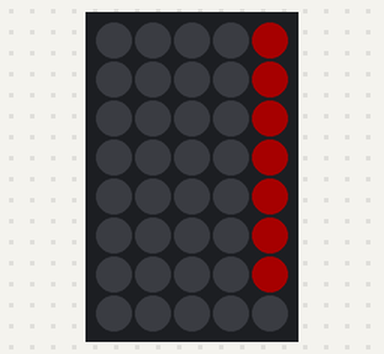
Bench run of a sketch on a simulated Arduino Uno, built with avr-gcc and run on an emulated ATmega328P. Shown: 5×8 RGB LED matrix (first LED top left, wired row by row). Dim RGB values are drawn brighter than linear.

Above: at 0.17 s.
At 1.88 s:
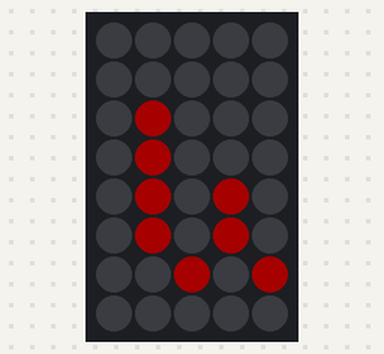
At 3.9 s:
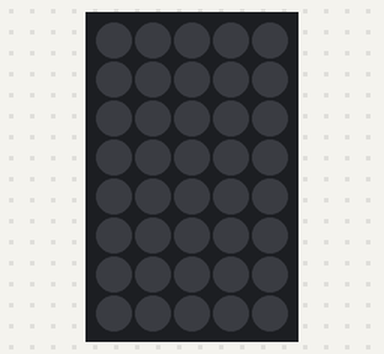
At 6.58 s:
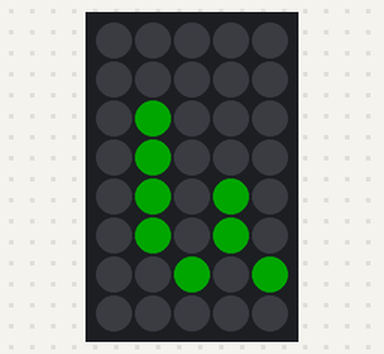
At 9.58 s:
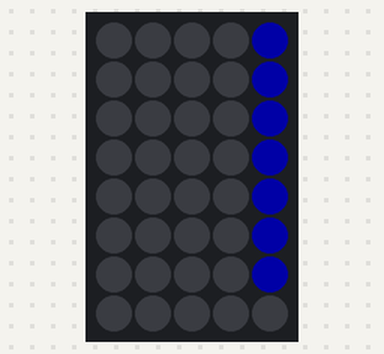
At 15.08 s:
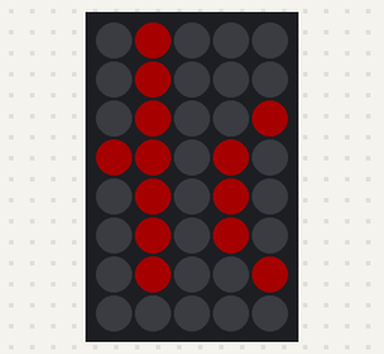

Measured:
- by itself, everything shown: repeats every 14.1 s, in 102 steps
- what the display in image 2 shows lasts 0.9 s, from 3.9 s to 4.8 s

The sketch:

matrixtest.ino
```cpp
// Adafruit_NeoMatrix example for single NeoPixel Shield.
// Scrolls 'Howdy' across the matrix in a portrait (vertical) orientation.

#include <Adafruit_GFX.h>
#include <Adafruit_NeoMatrix.h>
#include <Adafruit_NeoPixel.h>
#ifndef PSTR
 #define PSTR // Make Arduino Due happy
#endif

#define PIN 6

// MATRIX DECLARATION:
// Parameter 1 = width of NeoPixel matrix
// Parameter 2 = height of matrix
// Parameter 3 = pin number (most are valid)
// Parameter 4 = matrix layout flags, add together as needed:
//   NEO_MATRIX_TOP, NEO_MATRIX_BOTTOM, NEO_MATRIX_LEFT, NEO_MATRIX_RIGHT:
//     Position of the FIRST LED in the matrix; pick two, e.g.
//     NEO_MATRIX_TOP + NEO_MATRIX_LEFT for the top-left corner.
//   NEO_MATRIX_ROWS, NEO_MATRIX_COLUMNS: LEDs are arranged in horizontal
//     rows or in vertical columns, respectively; pick one or the other.
//   NEO_MATRIX_PROGRESSIVE, NEO_MATRIX_ZIGZAG: all rows/columns proceed
//     in the same order, or alternate lines reverse direction; pick one.
//   See example below for these values in action.
// Parameter 5 = pixel type flags, add together as needed:
//   NEO_KHZ800  800 KHz bitstream (most NeoPixel products w/WS2812 LEDs)
//   NEO_KHZ400  400 KHz (classic 'v1' (not v2) FLORA pixels, WS2811 drivers)
//   NEO_GRB     Pixels are wired for GRB bitstream (most NeoPixel products)
//   NEO_RGB     Pixels are wired for RGB bitstream (v1 FLORA pixels, not v2)


// Example for NeoPixel Shield.  In this application we'd like to use it
// as a 5x8 tall matrix, with the USB port positioned at the top of the
// Arduino.  When held that way, the first pixel is at the top right, and
// lines are arranged in columns, progressive order.  The shield uses
// 800 KHz (v2) pixels that expect GRB color data.
Adafruit_NeoMatrix matrix = Adafruit_NeoMatrix(5, 8, PIN,
  NEO_MATRIX_TOP     + NEO_MATRIX_RIGHT +
  NEO_MATRIX_COLUMNS + NEO_MATRIX_PROGRESSIVE,
  NEO_GRB            + NEO_KHZ800);

const uint16_t colors[] = {
  matrix.Color(255, 0, 0), matrix.Color(0, 255, 0), matrix.Color(0, 0, 255) };

void setup() {
  matrix.begin();
  matrix.setTextWrap(false);
  matrix.setBrightness(40);
  matrix.setTextColor(colors[0]);
}

int x    = matrix.width();
int pass = 0;

void loop() {
  matrix.fillScreen(0);
  matrix.setCursor(x, 0);
  matrix.print(F("Howdy"));
  if(--x < -36) {
    x = matrix.width();
    if(++pass >= 3) pass = 0;
    matrix.setTextColor(colors[pass]);
  }
  matrix.show();
  delay(100);
}
```
